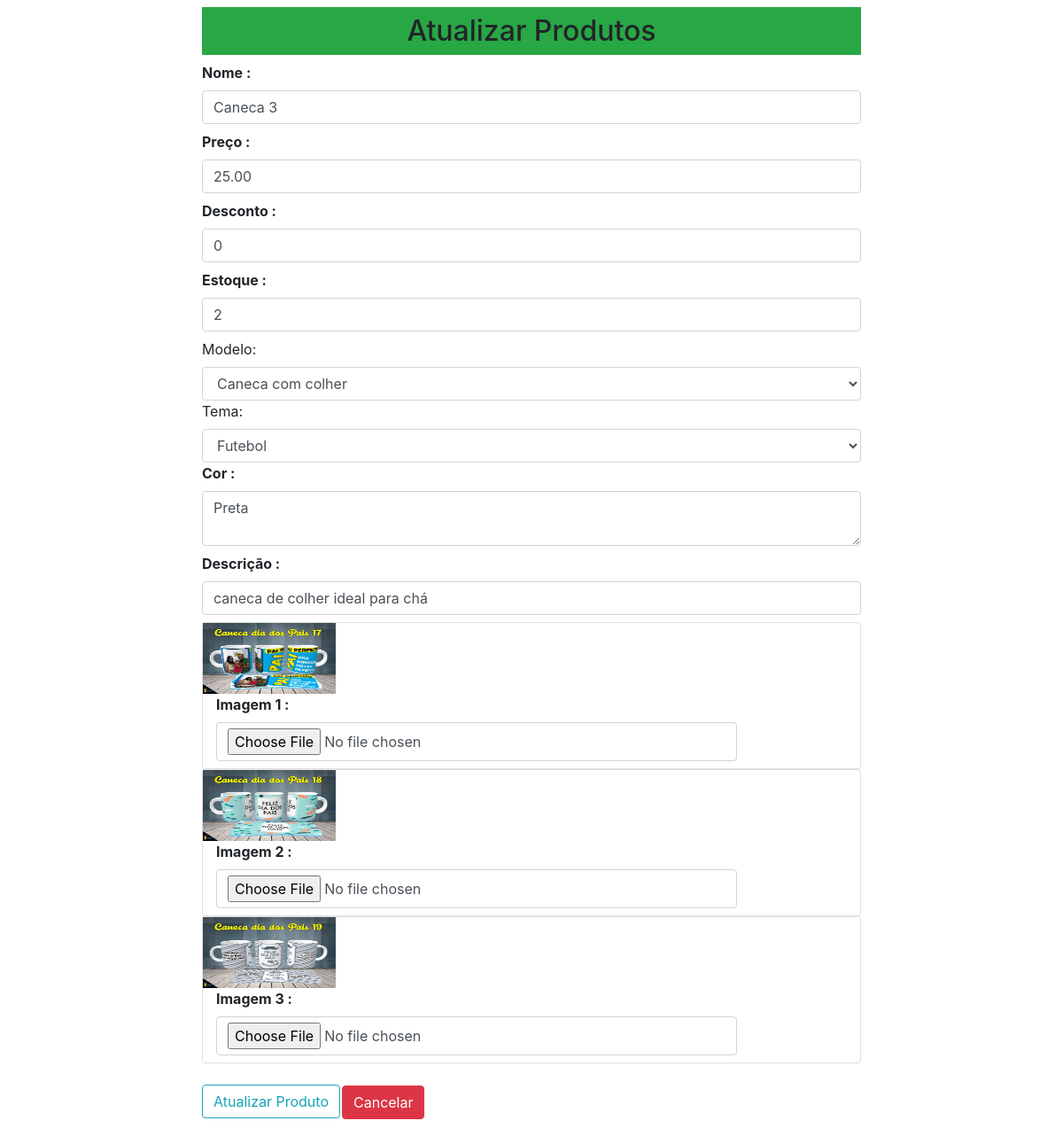
Before: /atualizarproduto/8 with the older database file.
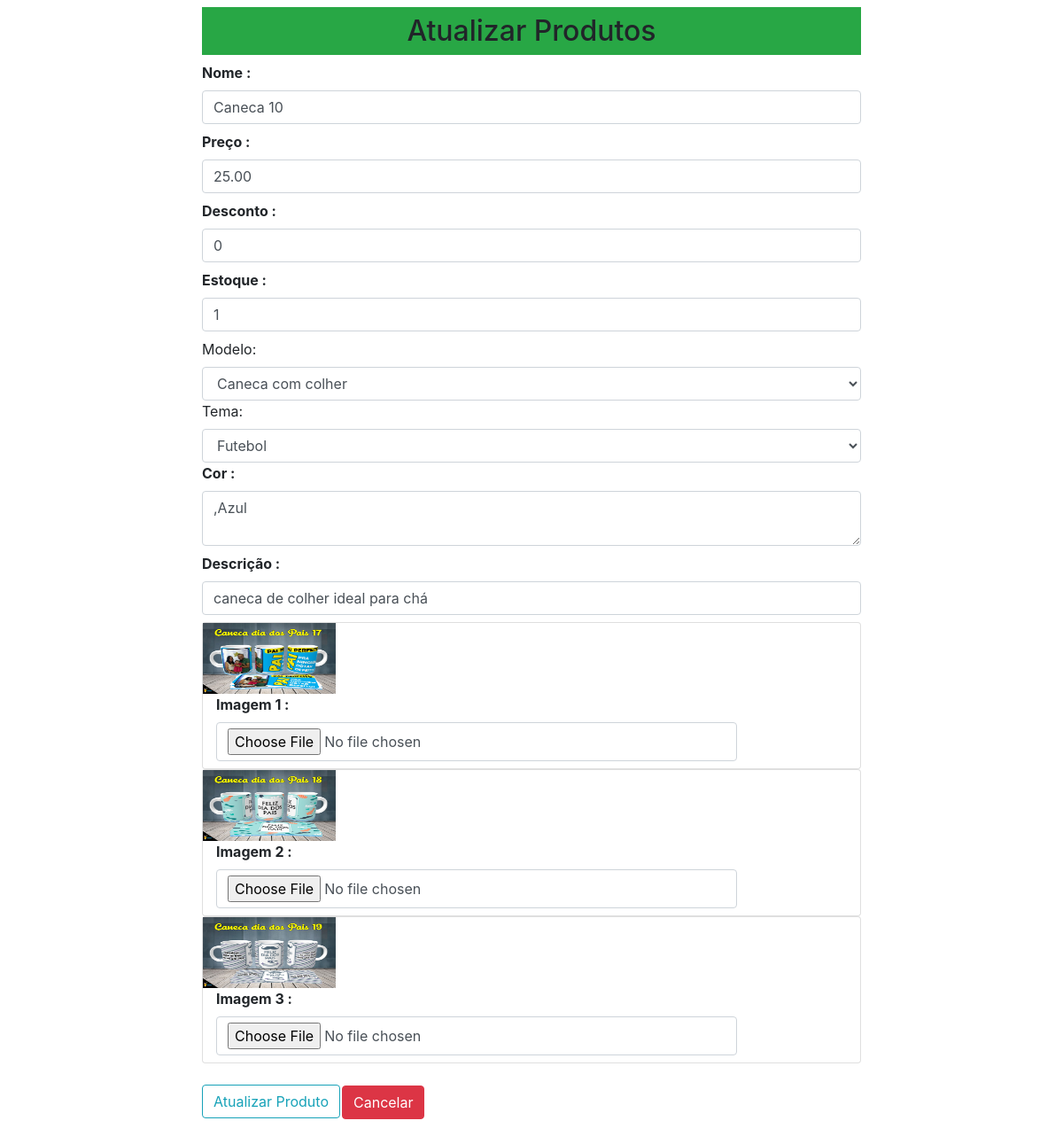
After: the same page with the newer database file.
### loja/produtos/models.py (models this page shows, shortened)
class Addproduto(db.Model):
    id = db.Column(db.Integer, primary_key=True)
    nome = db.Column(db.String(80), nullable=False)
    preco = db.Column(db.Numeric(10,2), nullable=False)
    desconto = db.Column(db.Integer, default=0)
    estoque = db.Column(db.Integer, nullable=False)
    cor = db.Column(db.Text, nullable=False)
    descricao = db.Column(db.Text, nullable=False)
    pub_date = db.Column(db.DateTime, nullable=False, default=datetime.now)
    modelo_id = db.Column(db.Integer, db.ForeignKey('modelo.id'), nullable=False)
    modelo = db.relationship('Modelo', backref=db.backref('modelos', lazy=True))
    tema_id = db.Column(db.Integer, db.ForeignKey('tema.id'), nullable=False)
    tema = db.relationship('Tema', backref=db.backref('temas', lazy=True))
    imagem_1 = db.Column(db.String(150), nullable=False, default='imagem.jpg')
    imagem_2 = db.Column(db.String(150), nullable=False, default='imagem.jpg')
    imagem_3 = db.Column(db.String(150), nullable=False, default='imagem.jpg')

class Modelo(db.Model):
    id = db.Column(db.Integer,primary_key=True)
    name = db.Column(db.String(30),nullable=False,unique=True)

class Tema(db.Model):
    id = db.Column(db.Integer,primary_key=True)
    name = db.Column(db.String(30),nullable=False,unique=True)

### loja/produtos/rotas.py (the view, shortened to what this page needs)
@app.route('/atualizarproduto/<int:id>', methods=['GET','POST'])
def atualizarproduto(id):
    modelos = Modelo.query.all()
    temas = Tema.query.all()
    produto = Addproduto.query.get_or_404(id)
    modelo = request.form.get('modelo')
    tema = request.form.get('tema')
    form = Addprodutos(request.form)
    form.nome.data = produto.nome
    form.preco.data = produto.preco
    form.desconto.data = produto.desconto
    form.estoque.data = produto.estoque
    form.cor.data = produto.cor
    form.descricao.data = produto.descricao
    return render_template('/produtos/atualizarproduto.html', title='Atualizar Produtos', form=form, modelos=modelos, temas=temas, produto=produto, modelo=modelo, tema=tema)

### loja/produtos/forms.py
class Addprodutos(Form):
    nome = StringField('Nome :',[validators.DataRequired()])
    preco = FloatField('Preço :',[validators.DataRequired()])
    desconto = IntegerField('Desconto :',[validators.DataRequired()])
    estoque = IntegerField('Estoque :',[validators.DataRequired()])
    descricao = StringField('Descrição :',[validators.DataRequired()])
    cor = TextAreaField('Cor :',[validators.DataRequired()])
    imagem_1 = FileField('Imagem 1 :', validators=[FileAllowed(['jpg','png','gif','jpeg','bmp'])])
    imagem_2 = FileField('Imagem 2 :', validators=[FileAllowed(['jpg','png','gif','jpeg','bmp'])])
    imagem_3 = FileField('Imagem 3 :', validators=[FileAllowed(['jpg','png','gif','jpeg','bmp'])])

### loja/templates/produtos/atualizarproduto.html (shortened to what this page needs)
{% extends 'layouts.html' %}
{% block content %}
<div class="container">
    <div class="row">
    <div class="col-md-2"></div>
    <div class="col-md-8 p-2">
        <h2 class="text-center bg-success p-2">Atualizar Produtos</h2>
        {% from "_formhelpers.html" import render_field %}
        <form action="" method="POST" enctype="multipart/form-data">
            {{ render_field(form.nome, class="form-control", placeholder="Nome do produto")}}
            {{ render_field(form.preco, class="form-control", placeholder="Preço do produto")}}
            {{ render_field(form.desconto, class="form-control", placeholder="Desconto do produto")}}
            {{ render_field(form.estoque, class="form-control", placeholder="Quantidade do produto em estoque")}}
            <label for="modelo">Modelo:</label>
            <select name="modelo" id="modelo" class="form-control" required>
                <option value="{{produto.modelo_id}}">{{produto.modelo.name}}</option>
            </select>
            <label for="tema">Tema:</label>
            <select name="tema" id="tema" class="form-control" required>
                <option value="{{produto.tema_id}}">{{produto.tema.name}}</option>
            </select>
            {{ render_field(form.cor, class="form-control", placeholder="Cor do produto")}}
            {{ render_field(form.descricao, class="form-control", placeholder="Descrição do produto",rows="10")}}
            <div class="card">
                <img src="{{url_for('static', filename='imagens/' + produto.imagem_1)}}" width="150" height="80">
                <div class="col-md-10">{{ render_field(form.imagem_1, class="form-control")}}</div>
            </div>
            <div class="card">
                <img src="{{url_for('static', filename='imagens/' + produto.imagem_2)}}" width="150" height="80">
                <div class="col-md-10">{{ render_field(form.imagem_2, class="form-control")}}</div>
            </div>
            <div class="card">
                <img src="{{url_for('static', filename='imagens/' + produto.imagem_3)}}" width="150" height="80">
                <div class="col-md-10">{{ render_field(form.imagem_3, class="form-control")}}</div>
            </div>
            <button type="submit" class="btn btn-outline-info mt-4 mb-5">Atualizar Produto</button>
        </form>
        <a href="{{url_for('admin')}}" class="btn btn-danger"style="margin-top: -160px; margin-left: 158px;">Cancelar</a>
    </div>
    <div class="col-md-2"></div>
</div>
</div>
{% endblock content %}

### loja/templates/layouts.html (shortened to what this page needs)
<!doctype html>
<html lang="en">
  <head>
    <link rel="stylesheet" href=" {{url_for('static', filename='css/bootstrap.min.css')}}">
  </head>
  <body>
{% block content %}
{% endblock content %}
  </body>
</html>

### loja/templates/_formhelpers.html (shortened to what this page needs)
{% macro render_field(field) %}
  <dt>{{ field.label }}
  <dd>{{ field(**kwargs)|safe }}
  </dd>
{% endmacro %}

Changed rows visible on the page:
changed Addproduto "caneca de colher ideal para chá": nome "Caneca 3" → "Caneca 10"; estoque "2" → "1"; cor "Preta" → ",Azul"
